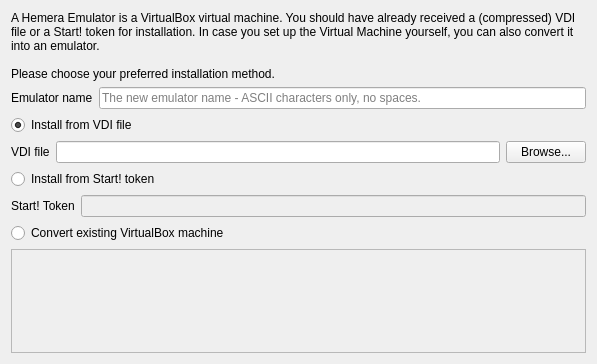
<?xml version="1.0" encoding="UTF-8"?>
<ui version="4.0">
 <class>Hemera::Internal::HemeraEmulatorSetupWidget</class>
 <widget class="QWidget" name="Hemera::Internal::HemeraEmulatorSetupWidget">
  <property name="geometry">
   <rect>
    <x>0</x>
    <y>0</y>
    <width>597</width>
    <height>364</height>
   </rect>
  </property>
  <property name="windowTitle">
   <string>Form</string>
  </property>
  <layout class="QVBoxLayout" name="verticalLayout">
   <item>
    <widget class="QLabel" name="label">
     <property name="text">
      <string>A Hemera Emulator is a VirtualBox virtual machine. You should have already received a (compressed) VDI file or a Start! token for installation. In case you set up the Virtual Machine yourself, you can also convert it into an emulator.

Please choose your preferred installation method.</string>
     </property>
     <property name="wordWrap">
      <bool>true</bool>
     </property>
    </widget>
   </item>
   <item>
    <layout class="QFormLayout" name="formLayout">
     <item row="0" column="0">
      <widget class="QLabel" name="label_3">
       <property name="text">
        <string>Emulator name</string>
       </property>
      </widget>
     </item>
     <item row="0" column="1">
      <widget class="QLineEdit" name="emulatorNameLineEdit">
       <property name="placeholderText">
        <string>The new emulator name - ASCII characters only, no spaces.</string>
       </property>
      </widget>
     </item>
    </layout>
   </item>
   <item>
    <widget class="QRadioButton" name="vdiFileRadio">
     <property name="text">
      <string>Install from VDI file</string>
     </property>
     <property name="checked">
      <bool>true</bool>
     </property>
    </widget>
   </item>
   <item>
    <layout class="QFormLayout" name="formLayout_2">
     <property name="fieldGrowthPolicy">
      <enum>QFormLayout::AllNonFixedFieldsGrow</enum>
     </property>
     <item row="0" column="0">
      <widget class="QLabel" name="label_2">
       <property name="text">
        <string>VDI file</string>
       </property>
      </widget>
     </item>
     <item row="0" column="1">
      <layout class="QHBoxLayout" name="horizontalLayout">
       <item>
        <widget class="QLineEdit" name="vdiFileLineEdit"/>
       </item>
       <item>
        <widget class="QPushButton" name="browseVDIButton">
         <property name="text">
          <string>Browse...</string>
         </property>
        </widget>
       </item>
      </layout>
     </item>
    </layout>
   </item>
   <item>
    <widget class="QRadioButton" name="startTokenRadio">
     <property name="text">
      <string>Install from Start! token</string>
     </property>
    </widget>
   </item>
   <item>
    <layout class="QFormLayout" name="formLayout_3">
     <item row="0" column="0">
      <widget class="QLabel" name="label_4">
       <property name="text">
        <string>Start! Token</string>
       </property>
      </widget>
     </item>
     <item row="0" column="1">
      <layout class="QHBoxLayout" name="horizontalLayout_2">
       <item>
        <widget class="QLineEdit" name="startTokenLineEdit">
         <property name="enabled">
          <bool>false</bool>
         </property>
         <property name="placeholderText">
          <string/>
         </property>
        </widget>
       </item>
      </layout>
     </item>
    </layout>
   </item>
   <item>
    <widget class="QRadioButton" name="existingVBoxRadio">
     <property name="text">
      <string>Convert existing VirtualBox machine</string>
     </property>
    </widget>
   </item>
   <item>
    <widget class="QListView" name="vBoxListView">
     <property name="enabled">
      <bool>false</bool>
     </property>
    </widget>
   </item>
  </layout>
 </widget>
 <resources/>
 <connections>
  <connection>
   <sender>vdiFileRadio</sender>
   <signal>toggled(bool)</signal>
   <receiver>vdiFileLineEdit</receiver>
   <slot>setEnabled(bool)</slot>
   <hints>
    <hint type="sourcelabel">
     <x>267</x>
     <y>113</y>
    </hint>
    <hint type="destinationlabel">
     <x>249</x>
     <y>143</y>
    </hint>
   </hints>
  </connection>
  <connection>
   <sender>vdiFileRadio</sender>
   <signal>toggled(bool)</signal>
   <receiver>browseVDIButton</receiver>
   <slot>setEnabled(bool)</slot>
   <hints>
    <hint type="sourcelabel">
     <x>267</x>
     <y>113</y>
    </hint>
    <hint type="destinationlabel">
     <x>484</x>
     <y>143</y>
    </hint>
   </hints>
  </connection>
  <connection>
   <sender>startTokenRadio</sender>
   <signal>toggled(bool)</signal>
   <receiver>startTokenLineEdit</receiver>
   <slot>setEnabled(bool)</slot>
   <hints>
    <hint type="sourcelabel">
     <x>267</x>
     <y>173</y>
    </hint>
    <hint type="destinationlabel">
     <x>308</x>
     <y>203</y>
    </hint>
   </hints>
  </connection>
  <connection>
   <sender>existingVBoxRadio</sender>
   <signal>toggled(bool)</signal>
   <receiver>vBoxListView</receiver>
   <slot>setEnabled(bool)</slot>
   <hints>
    <hint type="sourcelabel">
     <x>298</x>
     <y>233</y>
    </hint>
    <hint type="destinationlabel">
     <x>298</x>
     <y>302</y>
    </hint>
   </hints>
  </connection>
 </connections>
</ui>
